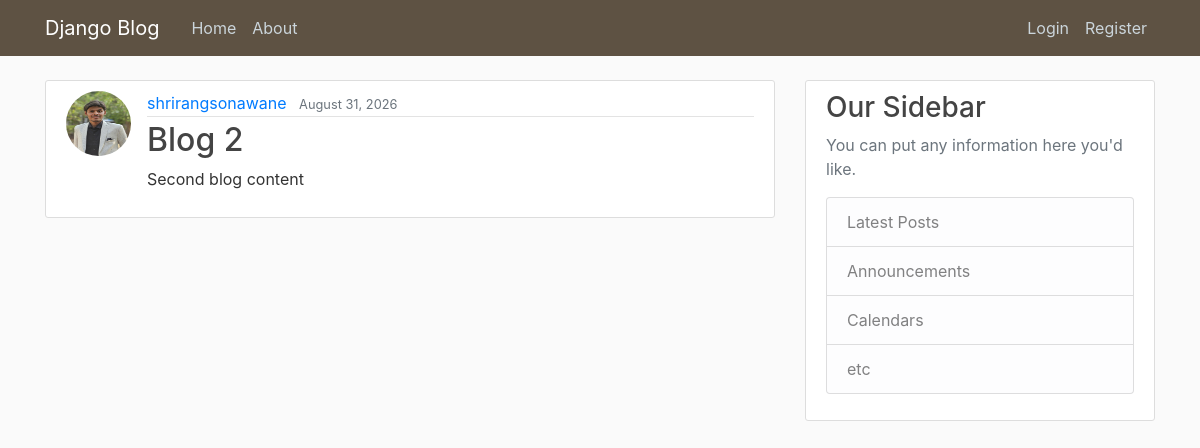
/Blog_App/post/2/, run on an earlier commit of the app's database.
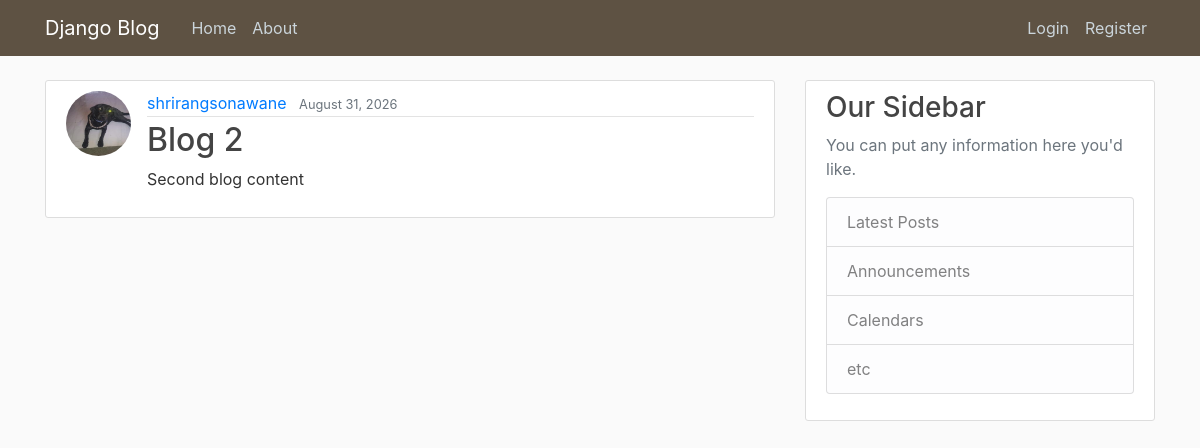
And on a later commit of the database.
### Blog_App/models.py (models this page shows, shortened)
class post(models.Model):
    title = models.CharField(max_length=255)
    content = models.TextField()
    date_posted = models.DateTimeField(default=timezone.now)
    author = models.ForeignKey(User, on_delete=models.CASCADE)

### users/models.py (models this page shows, shortened)
class profile(models.Model):
    user = models.OneToOneField(User,on_delete=models.CASCADE)
    image = models.ImageField(default='default.jpg', upload_to='profile_pics')

### Blog_App/views.py (the view)
# urls.py: path('post/<int:pk>/', PostDetailView.as_view(), name='post-detail'),
class PostDetailView(DetailView):
    model = post

### Blog_App/templates/Blog_App/post_detail.html
{% extends "Blog_App/base.html" %}
{% block content %}
    <article class="media content-section">
        <img class="rounded-circle article-img" src="{{ object.author.profile.image.url }}">
        <div class="media-body">
            <div class="article-metadata">
                <a class="mr-2" href="#">{{ object.author }}</a>
                <small class="text-muted">{{ object.date_posted|date:"F d, Y" }}</small>
            </div>
            <h2 class="article-title">{{ object.title }}</h2>
            <p class="article-content">{{ object.content }}</p>
        </div>
    </article>
{% endblock content %}

What changed in the data, as far as the page shows it:
changed through a linked row, post "Blog 2": author.profile.image: a different picture
